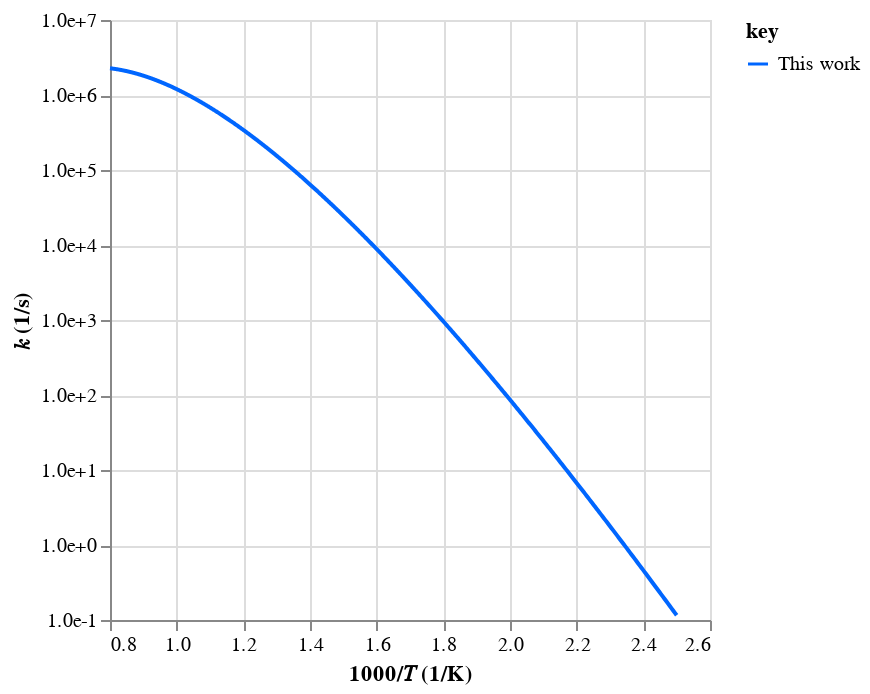

Source (notebook cell):
### Code cell
# Check rates
workflow.plot_rates(tag=tag, root_path=root_path)

### Figure 1 — Vega-Lite specification as saved in the notebook (floating-point values rounded to 4 significant figures; data arrays with more than 128 entries replaced by an {"elided": "..."} marker saying what was removed)
{"config": {"view": {"continuousWidth": 300, "continuousHeight": 300}}, "data": {"name": "data-58c0e93c8f9742971123e2378ec0448f"}, "mark": {"type": "line"}, "encoding": {"color": {"field": "key", "scale": {"domain": ["This work"], "range": ["#0066ff"]}, "type": "nominal"}, "x": {"field": "x", "scale": {"zero": false}, "title": "1000/𝑇 (1/K)", "type": "quantitative"}, "y": {"axis": {"format": ".1e", "values": [0.1, 1, 10, 100, 1000, 10000, 100000, 1000000, 10000000]}, "field": "value", "scale": {"type": "log"}, "title": "𝑘 (1/s)", "type": "quantitative"}}, "transform": [{"fold": ["This work"]}], "$schema": "https://vega.github.io/schema/vega-lite/v5.20.1.json", "datasets": {"data-58c0e93c8f9742971123e2378ec0448f": {"elided": "1000 records"}}}
